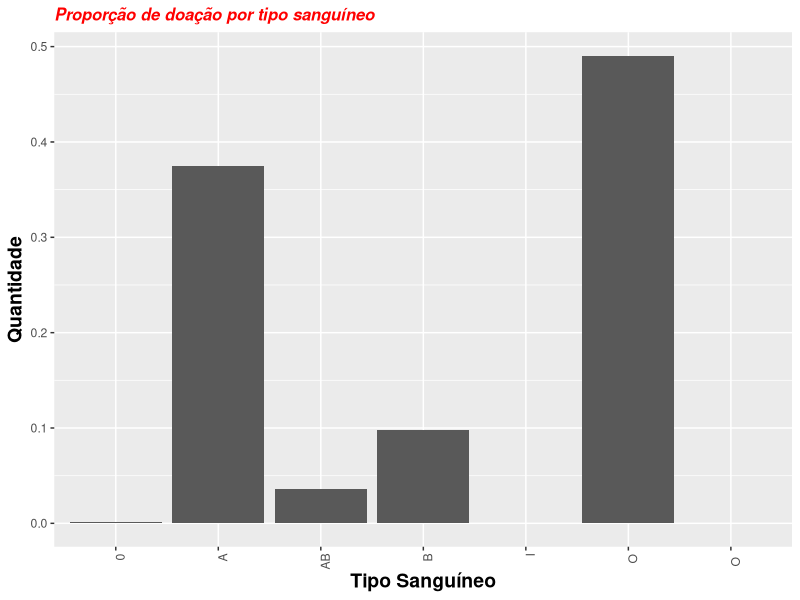
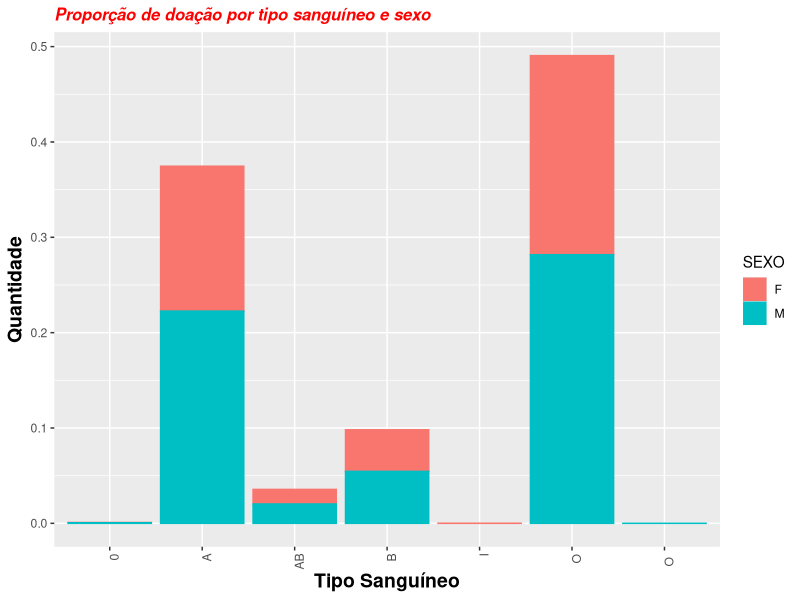
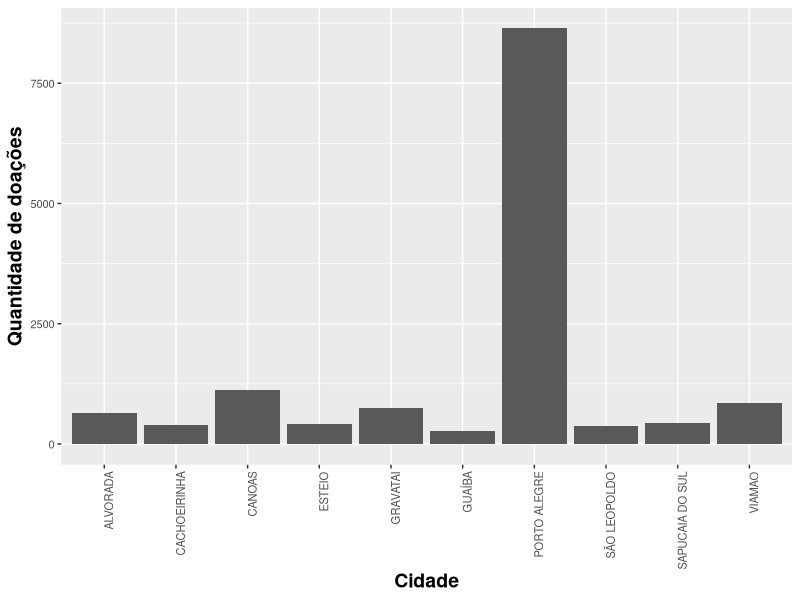
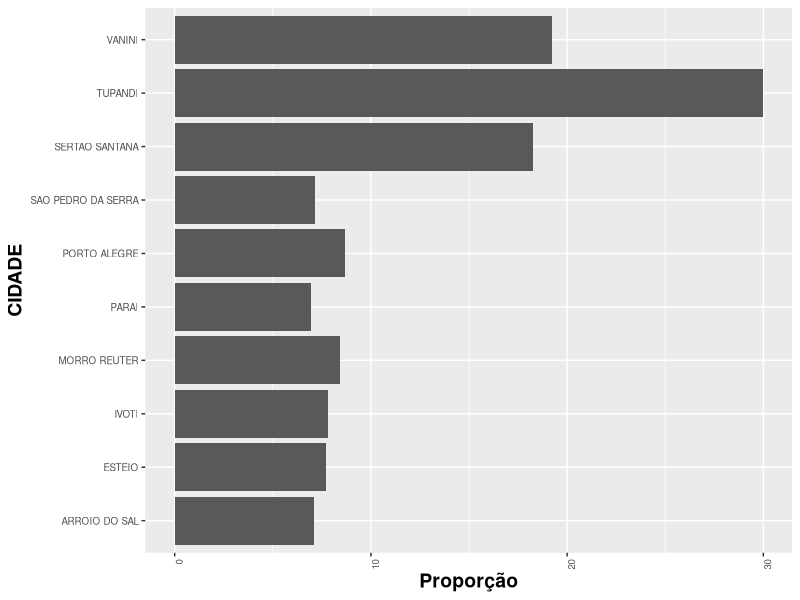
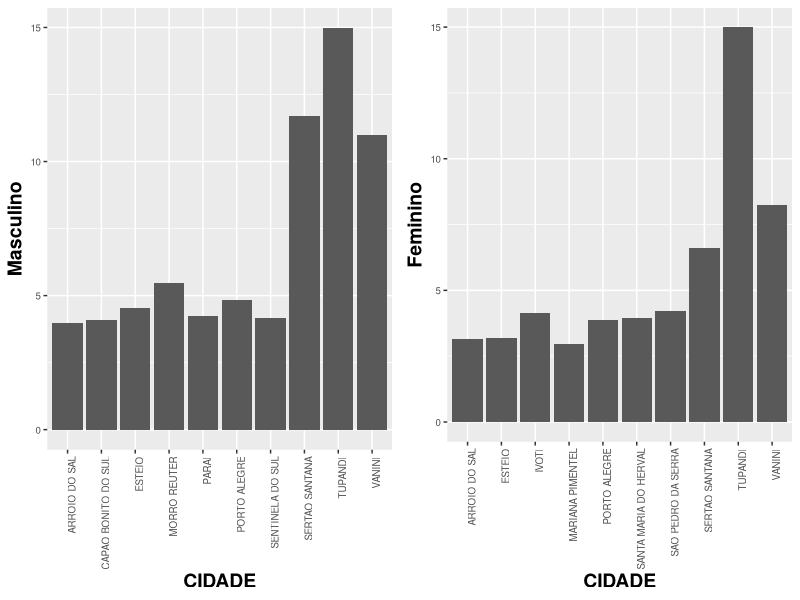
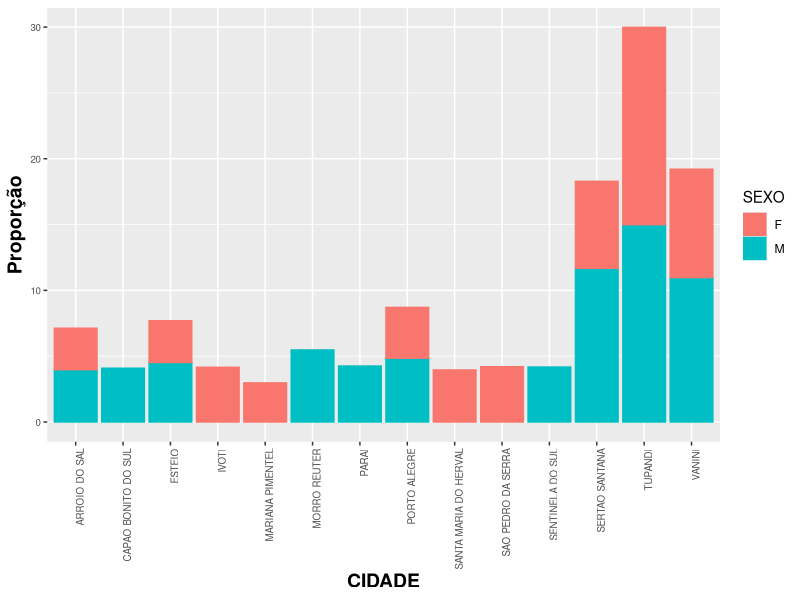
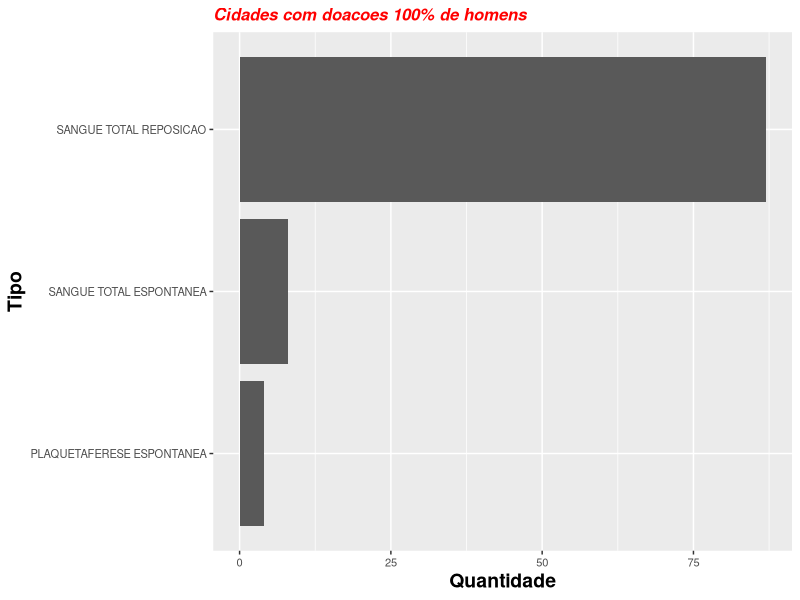
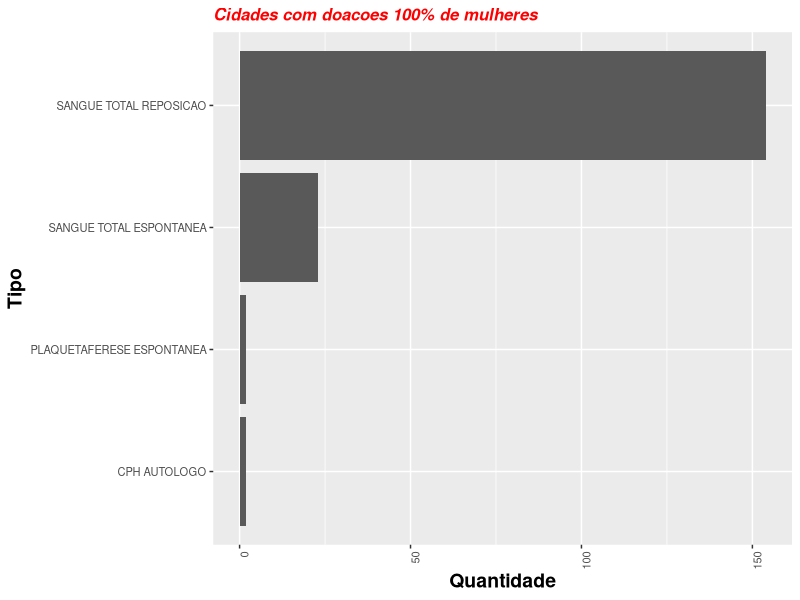

These charts were generated, in order, by the following R code:
## ---- chunk 1
library(tidyverse)
library(gridExtra)
library(readr)
library(stringr)
library(reshape2)
library(stringi)

# SE ESTIVER USANDO MAC, Setando Encoding
Sys.setlocale("LC_ALL", "pt_BR.UTF-8")
## ---- chunk 2
doacoes <- read.csv2(file = 'doacao-Table 1.csv')
head(doacoes)
## ---- chunk 3
nrow(doacoes)
## ---- chunk 4
doacoes <- subset(doacoes, select = -c(ID) )
## ---- chunk 5
summary(doacoes)
## ---- chunk 6
summary(doacoes$TIPO_SANGUE)
## ---- chunk 7

tipo_sangue <- subset(doacoes, TIPO_SANGUE != 'NULL') %>%
  group_by(TIPO_SANGUE)%>%
  summarise(QUANTIDADE=n(),
            PROPORCAO = QUANTIDADE/nrow(subset(doacoes, TIPO_SANGUE != 'NULL')))
 
tipo_sangue%>%
 ggplot(mapping = aes(x = TIPO_SANGUE, y = PROPORCAO))+
 geom_bar(stat = "identity")+
 labs(title="Proporção de doação por tipo sanguíneo")+
 ylab("Quantidade")+
 xlab("Tipo Sanguíneo")+
 theme(plot.title = element_text(color="red", size=12, face="bold.italic"),
       axis.text.x = element_text(angle = 90, hjust = 1),
       axis.title=element_text(size=14,face="bold"))
## ---- chunk 8

tipo_sangue <- subset(doacoes, TIPO_SANGUE != 'NULL') %>%
  group_by(TIPO_SANGUE, SEXO)%>%
  summarise(QUANTIDADE=n(),
            PROPORCAO = QUANTIDADE/nrow(subset(doacoes, TIPO_SANGUE != 'NULL')))
 
tipo_sangue%>%
 ggplot(mapping = aes(x = TIPO_SANGUE, y = PROPORCAO, color=SEXO, fill=SEXO))+
 geom_bar(stat = "identity")+
 labs(title="Proporção de doação por tipo sanguíneo e sexo")+
 ylab("Quantidade")+
 xlab("Tipo Sanguíneo")+
 theme(plot.title = element_text(color="red", size=12, face="bold.italic"),
       axis.text.x = element_text(angle = 90, hjust = 1),
       axis.title=element_text(size=14,face="bold"))
## ---- chunk 9
cidades <- table(doacoes$CIDADE)
head(cidades)
## ---- chunk 10
length(cidades)
## ---- chunk 11
cidades <- as.data.frame(cidades)
colnames(cidades) <- c("Cidade", "Doacoes")
head(cidades)
## ---- chunk 12
order.donnations <- with(cidades, order(-Doacoes))
first_ten <- head(cidades[order.donnations,],  10)
first_ten
## ---- chunk 13
first_ten %>% 
  ggplot(mapping = aes(x = Cidade, y = Doacoes))+
  geom_col() +
  ylab("Quantidade de doações")+
  theme(axis.text=element_text(size=8),
        axis.text.x = element_text(angle = 90, hjust = 1),
        axis.title=element_text(size=14,face="bold"))

## ---- chunk 14
pop_cidades <- read.csv2(file = '20170831populacao-municipio-sexo-fx-2016.csv', sep = ";")
head(pop_cidades)
## ---- chunk 15
pop_cidades$MUNICIPIO <- str_to_upper(pop_cidades$MUNICIPIO)
doacoes$CIDADE <- str_to_upper(doacoes$CIDADE)

head(pop_cidades)
## ---- chunk 16
colnames(pop_cidades)[2]  <- "CIDADE"
head(pop_cidades)
## ---- chunk 17
aux <- doacoes %>%
  filter(str_detect(CIDADE,"SÃO"))

print(aux$CIDADE[1:2])

aux <- doacoes %>%
  filter(str_detect(CIDADE,"SAO"))

print(aux$CIDADE[1:2])

#Removendo acentuação.
doacoes$CIDADE <- stri_trans_general(doacoes$CIDADE,"Latin-ASCII")

# VALORES COM ACENTUAÇÃO
doacoes %>%
  filter(str_detect(CIDADE,"GRAVATAÍ")) %>%
  head() %>%
  print()

# VALORES SEM ACENTUAÇÃO
doacoes %>%
  filter(str_detect(CIDADE,"GRAVATAI")) %>%
  head() %>%
  print()
  
pop_cidades$CIDADE <- stri_trans_general(pop_cidades$CIDADE,"Latin-ASCII")
## ---- chunk 18
doacoes <- doacoes %>%
  left_join(pop_cidades, by = "CIDADE") 

head(doacoes)
## ---- chunk 19
doacoes$CIDADE <- factor(doacoes$CIDADE)

group_cidade <- group_by(doacoes, CIDADE, TOTAL, TOTAL_H, TOTAL_M)%>%
  summarise(DOACOES=n()) %>%
  arrange(-DOACOES)

group_cidade$PROPORCAO <- group_cidade$DOACOES/group_cidade$TOTAL

group_cidade <- group_cidade %>% 
  arrange(-PROPORCAO)

## ---- chunk 20
group_cidade %>% 
  head(n = 10) %>%
  ggplot(mapping = aes(x = CIDADE, y = PROPORCAO))+
  geom_bar(stat = "identity")+
  ylab("Proporção")+
  coord_flip()+
  theme(axis.text=element_text(size=7),
        axis.text.x = element_text(angle = 90, hjust = 1),
        axis.title=element_text(size=14,face="bold"))
## ---- chunk 21

# Começamos agrupando o nosso dataset por sexo.
group_cidade_sexo <- group_by(doacoes, CIDADE, TOTAL, TOTAL_H, TOTAL_M, SEXO)%>%
  summarise(DOACOES=n())

group_cidade_sexo$PROPORCAO <- group_cidade_sexo$DOACOES/group_cidade_sexo$TOTAL

#Ok, agora precisamos separar mulheres e homens já aproveitando para remover dados incompletos.
group_cidade_homens <- subset(group_cidade_sexo, SEXO == 'M')
group_cidade_homens <- group_cidade_homens[complete.cases(group_cidade_homens[,1:7]),]

group_cidade_mulheres <- subset(group_cidade_sexo, SEXO == 'F')
group_cidade_mulheres <- group_cidade_mulheres[complete.cases(group_cidade_mulheres[,1:7]),]

#Agora vamos filtrar somente as 10 cidades com maiores proporções de doação para cada sexo.
group_cidade_homens <- group_cidade_homens %>%
  arrange(-PROPORCAO) %>%
  head(n=10)

group_cidade_mulheres <- group_cidade_mulheres %>%
  arrange(-PROPORCAO) %>%
  head(n=10)

#Pronto, agora vamos agrupar novamente os dados para então plotarmos esses valores.
group_cidade_sexo <- union(group_cidade_homens, group_cidade_mulheres)

head(group_cidade_sexo)
## ---- chunk 22
plot_m <- group_cidade_sexo %>%
  subset(SEXO == 'M') %>%
  ggplot(mapping = aes(x = CIDADE, y = PROPORCAO))+
  geom_bar(stat = "identity")+
  ylab("Masculino")+
  theme(axis.text=element_text(size=7),
        axis.text.x = element_text(angle = 90, hjust = 1),
        axis.title=element_text(size=14,face="bold"))

plot_f <- group_cidade_sexo %>%
  subset(SEXO == 'F') %>%
  ggplot(mapping = aes(x = CIDADE, y = PROPORCAO))+
  geom_bar(stat = "identity")+
  ylab("Feminino")+
  theme(axis.text=element_text(size=7),
        axis.text.x = element_text(angle = 90, hjust = 1),
        axis.title=element_text(size=14,face="bold"))


grid.arrange(plot_m, plot_f, ncol = 2)
## ---- chunk 23
group_cidade_sexo %>%
  subset(CIDADE %in% group_cidade_sexo$CIDADE) %>%
  ggplot(mapping = aes(x = CIDADE, y = PROPORCAO, color= SEXO, fill=SEXO))+
  geom_bar(stat = "identity")+
  ylab("Proporção")+
  theme(axis.text=element_text(size=7),
        axis.text.x = element_text(angle = 90, hjust = 1),
        axis.title=element_text(size=14,face="bold"))  
## ---- chunk 24
nomes <- c("CAPAO BONITO DO SUL", "MORRO REUTER", "PARAI", "SENTINELA DO SUL")

doacoes %>%
  filter(CIDADE %in% nomes) %>%
  ggplot(mapping = aes(x = TIPO))+
  geom_bar()+
  labs(title="Cidades com doacoes 100% de homens")+
  ylab("Quantidade")+
  xlab("Tipo")+
  coord_flip()+
  theme(axis.text=element_text(size=8),
        plot.title = element_text(color="red", size=12, face="bold.italic"),
        axis.title=element_text(size=14,face="bold")) 
## ---- chunk 25
nomes <- c("IVOTI", "MARIANA PIMENTEL", "SANTA MARIA DO HERVAL", "SAO PEDRO DA SERRA")

doacoes %>%
  filter(CIDADE %in% nomes) %>%
  ggplot(mapping = aes(x = TIPO))+
  geom_bar()+
  labs(title="Cidades com doacoes 100% de mulheres")+
  ylab("Quantidade")+
  xlab("Tipo")+
  coord_flip()+
  theme(axis.text=element_text(size=8),
        plot.title = element_text(color="red", size=12, face="bold.italic"),
        axis.text.x = element_text(angle = 90, hjust = 1),
        axis.title=element_text(size=14,face="bold")) 
## ---- chunk 26
doacoes %>%
  ggplot(mapping = aes(x = TIPO))+
  geom_bar()+
  labs(title="Quantidade de doações x Tipo x Sexo")+
  ylab("Quantidade")+
  xlab("Tipo")+
  coord_flip()+
  theme(axis.text=element_text(size=5),
        plot.title = element_text(color="red", size=12, face="bold.italic"),
        axis.text.x = element_text(angle = 90, hjust = 1),
        axis.title=element_text(size=14,face="bold"))+
  facet_wrap(~ SEXO, ncol = 1)
## ---- chunk 27
calc_idade <- function(data_str) {
  data_nasc <- as.Date(as.character(data_str), format="%Y-%m-%d %H:%M:%S")
  years <- as.numeric(difftime(Sys.Date(), data_nasc, unit="weeks"))/52.25
  return(as.numeric(round(years)))
}
## ---- chunk 28
doacoes$IDADE <- sapply(doacoes$NASCIMENTO, calc_idade)
summary(doacoes$IDADE)
## ---- chunk 29
doacoes %>%
  group_by(IDADE, SEXO)%>%
  summarise(DOACOES=n()) %>%
  ggplot(mapping = aes(x = IDADE, y = DOACOES, color=SEXO))+
  geom_line()+
  labs(title="Quantidade de doacoes x Idade x Sexo")+
  ylab("Quantidade")+
  xlab("Idade")+
  theme(axis.text=element_text(size=5),
        plot.title = element_text(color="red", size=12, face="bold.italic"),
        axis.text.x = element_text(angle = 90, hjust = 1),
        axis.title=element_text(size=14,face="bold"))
## ---- chunk 30
doacoes %>%
  ggplot(mapping = aes(x = IDADE))+
  geom_histogram()+
  labs(title="Quantidade de doações x Tipo x Sexo")+
  ylab("Quantidade")+
  xlab("Idade")+
  theme(axis.text=element_text(size=5),
        plot.title = element_text(color="red", size=12, face="bold.italic"),
        axis.text.x = element_text(angle = 90, hjust = 1),
        axis.title=element_text(size=14,face="bold"))+
  facet_wrap(~ SEXO, ncol = 1)
## ---- chunk 31
poa_df <- subset(doacoes, doacoes$CIDADE == 'PORTO ALEGRE')

print('Sumário por bairros.')
summary(poa_df$BAIRRO)
## ---- chunk 32
poa_bairros_df <- poa_df[ poa_df$BAIRRO %in%  names(table(poa_df$BAIRRO))[table(poa_df$BAIRRO) > 100] , ]

poa_bairros_df %>% 
  ggplot(mapping = aes(x = BAIRRO))+
  geom_bar() +
  ylab("Número de Doadores")+
  labs(title="Quantidade Doadores por Bairro")+
  theme(axis.text=element_text(size=7),
        axis.text.x = element_text(angle = 90, hjust = 1),
        axis.title=element_text(size=14,face="bold"))
## ---- chunk 33
poa_bairros_df %>% 
  ggplot(mapping = aes(x = BAIRRO, color=SEXO, fill=SEXO))+
  geom_bar() +
  ylab("Número de Doadores")+
  labs(title="Quantidade Doadores por Bairro agrupado por Sexo")+
  theme(axis.text=element_text(size=7),
        axis.text.x = element_text(angle = 90, hjust = 1),
        axis.title=element_text(size=14,face="bold"))
## ---- chunk 34
doacoes %>% 
  ggplot(mapping = aes(x = IDADE))+
  geom_histogram(binwidth = 1)+
  ylab("Quantidade")+
  theme(axis.text=element_text(size=7),
        axis.title=element_text(size=14,face="bold"))
## ---- chunk 35
doacoes %>%
  ggplot(mapping = aes(SEXO, IDADE, color=SEXO))+
  geom_boxplot()
## ---- chunk 36
doacoes %>% 
  ggplot(mapping = aes(x = IDADE))+
  geom_histogram(binwidth = 2)+
  ylab("Quantidade")+
  theme(axis.text=element_text(size=7),
        axis.title=element_text(size=14,face="bold"))+
  facet_wrap( ~ SEXO, ncol = 2)
## ---- chunk 37
doacoes %>% 
  subset(CIDADE == 'PORTO ALEGRE') %>%
  ggplot(mapping = aes(x = IDADE))+
  geom_histogram(binwidth = 2)+
  ylab("Quantidade")+
  theme(axis.text=element_text(size=7),
        axis.title=element_text(size=14,face="bold"))+
  facet_wrap( ~ SEXO, ncol = 2)
## ---- chunk 38
doacoes[ doacoes$CIDADE %in%  names(table(doacoes$CIDADE))[table(doacoes$CIDADE) > 250] , ] %>% 
  subset(CIDADE != 'PORTO ALEGRE') %>%
  ggplot(mapping = aes(x = IDADE))+
  geom_histogram(binwidth = 1)+
  ylab("Quantidade")+
  theme(axis.text=element_text(size=7),
        axis.title=element_text(size=14,face="bold"))+
  facet_wrap( ~CIDADE, ncol = 2)
## ---- chunk 39
tipo_sangue <- subset(doacoes, CIDADE == 'TUPANDI') %>%
  group_by(TIPO_SANGUE, SEXO)%>%
  summarise(QUANTIDADE=n())
 
tipo_sangue%>%
 ggplot(mapping = aes(x = TIPO_SANGUE, y = QUANTIDADE))+
 geom_bar(stat = "identity")+
  geom_text(aes(label=QUANTIDADE), vjust=-0.2, color="blue") +
 labs(title="Quantidade de doação por tipo sanguíneo e sexo")+
 ylab("Quantidade")+
 xlab("Tipo Sanguíneo")+
 theme(plot.title = element_text(color="red", size=12, face="bold.italic"),
       axis.text.x = element_text(angle = 90, hjust = 1),
       axis.title=element_text(size=14,face="bold"))+
  facet_wrap(~SEXO, ncol=2)
## ---- chunk 40
doacoes %>%  
 subset(CIDADE == 'TUPANDI') %>%
 group_by(TIPO, SEXO)%>%
 summarise(QUANTIDADE=n())%>%
 ggplot(mapping = aes(x = TIPO, y = QUANTIDADE))+
  geom_bar(stat = "identity")+
  geom_text(aes(label=QUANTIDADE), vjust=0, color="red") +
  labs(title="Quantidade por Tipo de doação e sexo")+
  ylab("Quantidade")+
  xlab("Tipo Doação")+
  theme(plot.title = element_text(color="red", size=12, face="bold.italic"),
       axis.text.x = element_text(angle = 90, hjust = 1),
       axis.title=element_text(size=14,face="bold"))+
  facet_wrap(~SEXO, ncol=2)
## ---- chunk 41
doacoes_tupandi <- subset(doacoes, CIDADE == 'TUPANDI')
 
## ---- chunk 42
doacoes %>%  
 subset(CIDADE == 'TUPANDI' & TIPO_SANGUE != 'NULL') %>%
 group_by(TIPO, TIPO_SANGUE)%>%
 summarise(QUANTIDADE=n())%>%
 ggplot(mapping = aes(x = TIPO, y = QUANTIDADE))+
  geom_bar(stat = "identity")+
  geom_text(aes(label=QUANTIDADE), vjust=0, color="red") +
  labs(title="Quantidade por Tipo de doação e Tipo Sanguíneo")+
  ylab("Quantidade")+
  xlab("Tipo Doação")+
  theme(plot.title = element_text(color="red", size=12, face="bold.italic"),
       axis.text.x = element_text(angle = 90, hjust = 1),
       axis.title=element_text(size=14,face="bold"))+
  facet_wrap(~TIPO_SANGUE, ncol=2)
